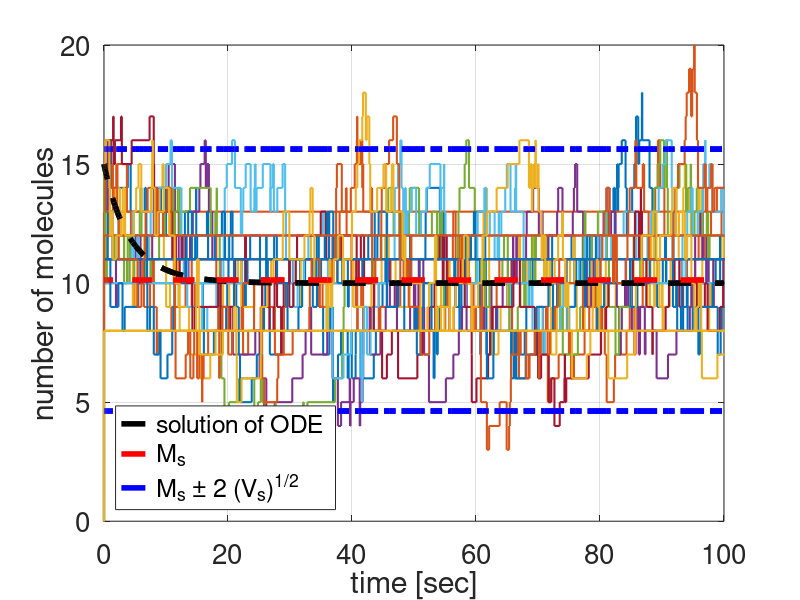
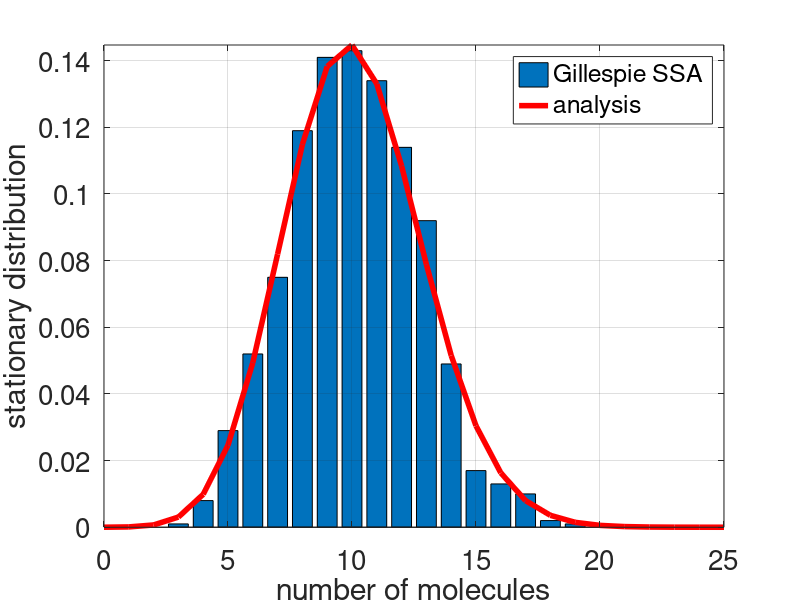

These figures' MATLAB source, in order:
function CH1_dimerisation_process

k1=0.005;
k2=1;
T = 100; % max time for each simulation

%% Direct simulations of the dimerisation process
Ainitial=15;
numberofrealisations=1000;
p=zeros(24,1);

for i=1:numberofrealisations
    A=Ainitial;
    time=0;
    k=1;
    Aplot(1,i)=A;
    timeplot(1,i)=0;
    while (time < T)
        rr=rand(2,1);
        a0=k1*A*(A-1)+k2;
        time = time+(1/a0)*log(1/rr(1));
        if (rr(2)*a0<k1*A*(A-1))
            A=A-2;
        else
            A=A+1;
        end
        k=k+1;
        Aplot(k,i)=A;
        timeplot(k,i)=time;
    end
    if (A<23.5)
        p(A+1)=p(A+1)+1;
    end
end
p=p/numberofrealisations;
% p(n+1) is the EMPIRICAL stationary probability that A=n for n=0,1,2,3,.....
%% Use the formula for the PGF to calculate the stationary mean and variance
x= -1:0.01:1;
w=size(x);
for i=1:w(2)
    Gs(i)=sqrt(1+x(i))*besseli(1,2*sqrt((1+x(i))*k2/k1));
    Gsder(i)=1/(2*sqrt(1+x(i)))*besseli(1,2*sqrt((1+x(i))*k2/k1))+sqrt(k2/k1)/2*(besseli(2,2*sqrt((1+x(i))*k2/k1))+besseli(0,2*sqrt((1+x(i))*k2/k1)));
    Gsderder(i)=(k2/k1)*(1/(1+x(i)))*Gs(i);
end
Gs=Gs/(sqrt(2)*besseli(1,2*sqrt(2*k2/k1)));
Gsder=Gsder/(sqrt(2)*besseli(1,2*sqrt(2*k2/k1)));
Gsderder=Gsderder/(sqrt(2)*besseli(1,2*sqrt(2*k2/k1)));

Ms=Gsder(w(2));
Vs=Gsderder(w(2))+Ms-Ms*Ms;
%% Calculate the stationary distribution using the analytic formula
for n=0:25
    phi(n+1)=((sqrt(k2/k1)^n)/factorial(n))*besseli(n-1,2*(sqrt(k2/k1)));
end
phi=phi/sum(phi);
[tdet,Adet] = ode45(@(t,z) -2*k1*z*z+k2,[0 T],Ainitial);

%% Plotting of sample paths + solution to ODE + stationary mean & variance
figure;
plot(tdet,Adet,'--k','Linewidth',4);
hold on
plot(tdet,Ms*ones(1,length(tdet)),'--r','Linewidth',4);
plot(tdet,(Ms+2*sqrt(Vs))*ones(1,length(tdet)),'-.b','Linewidth',4);
plot(tdet,(Ms-2*sqrt(Vs))*ones(1,length(tdet)),'-.b','Linewidth',4);
for i = 1:min(10,numberofrealisations)
    h=stairs(timeplot(:,i),Aplot(:,i));
    set(h,'Linewidth',1.5);
    hold on;
end
plot(tdet,Adet,'--k','Linewidth',4);
hold on;
plot(tdet,Ms*ones(1,length(tdet)),'--r','Linewidth',4);
plot(tdet,(Ms+2*sqrt(Vs))*ones(1,length(tdet)),'-.b','Linewidth',4);
plot(tdet,(Ms-2*sqrt(Vs))*ones(1,length(tdet)),'-.b','Linewidth',4);
xlabel('time [sec]');
ylabel('number of molecules');
legend('solution of ODE','M_s','M_s \pm 2 (V_s)^{1/2}','location','southwest');
axis tight;
xlim([0 T]);
set(gca,'Fontsize',20);
grid on;
%% Plotting of the empirical and stationary PMFs
figure;
h1=bar(0:23,p);
hold on;
h2=plot(0:25,phi,'r','Linewidth',4);
xlabel('number of molecules');
ylabel('stationary distribution');
hh=legend([h1 h2],'Gillespie SSA','analysis');
axis tight;
xlim([0 25]);
set(gca,'Fontsize',20);
grid on;
